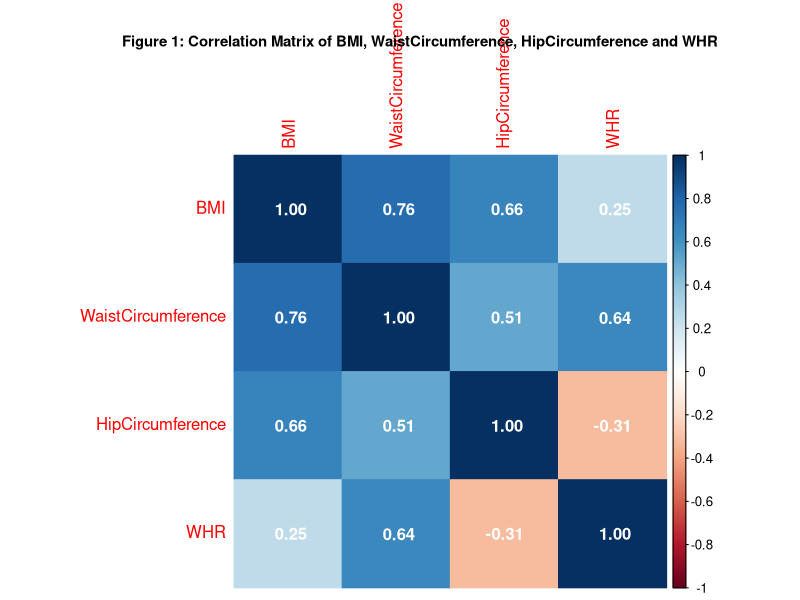
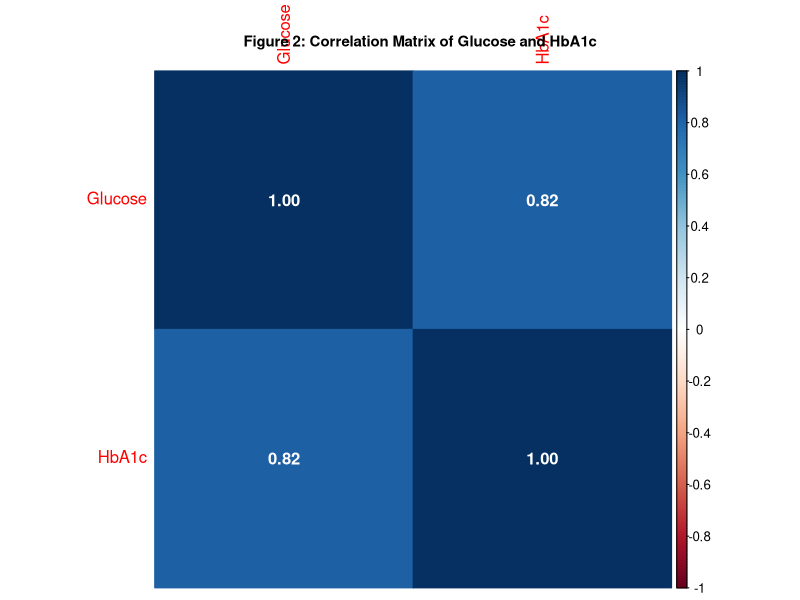
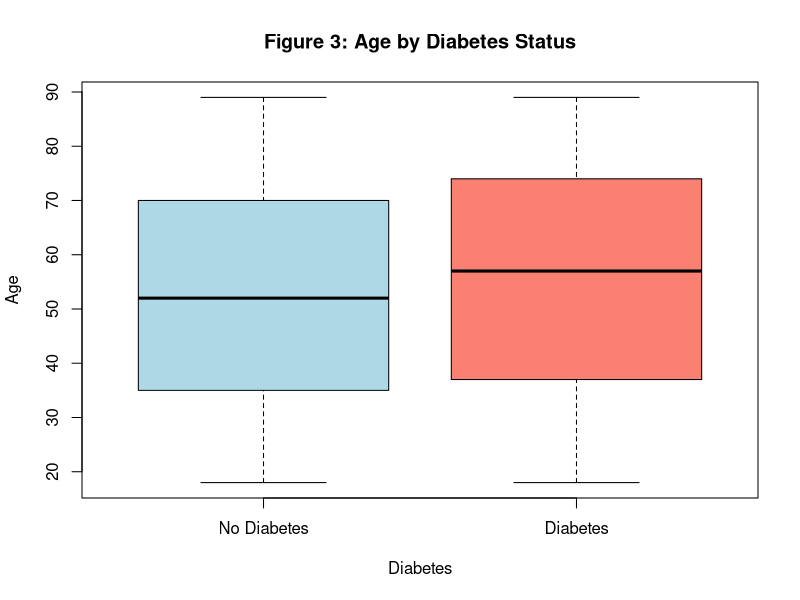
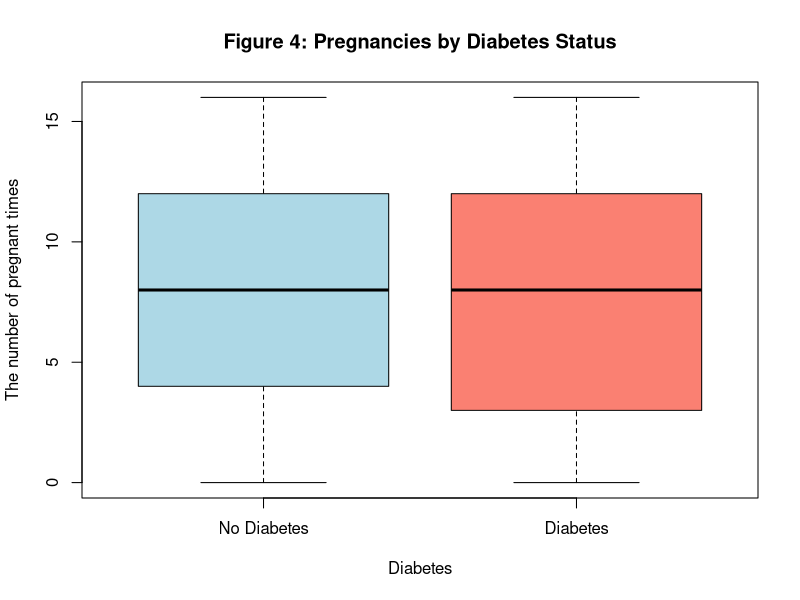
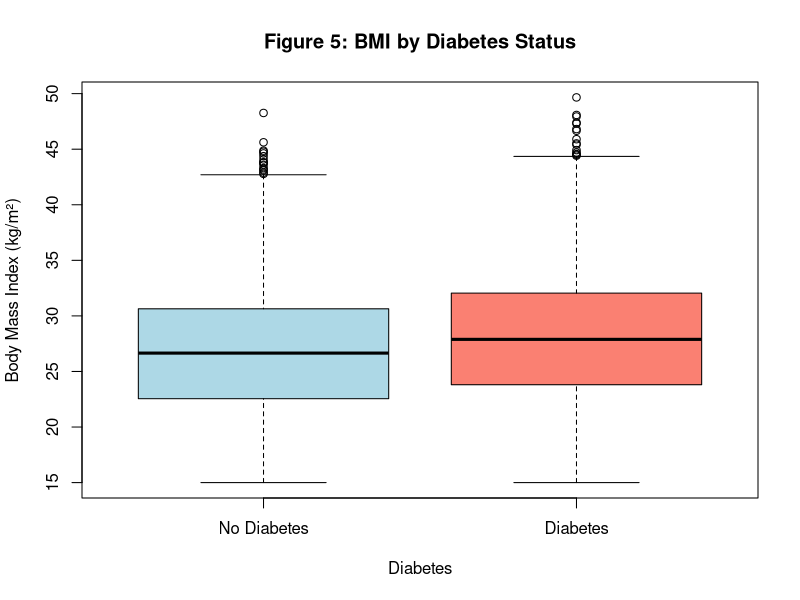
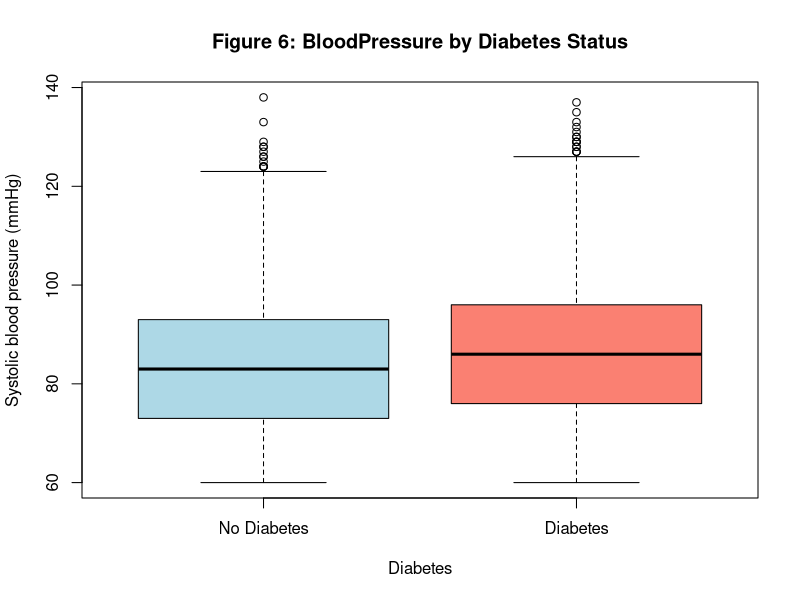
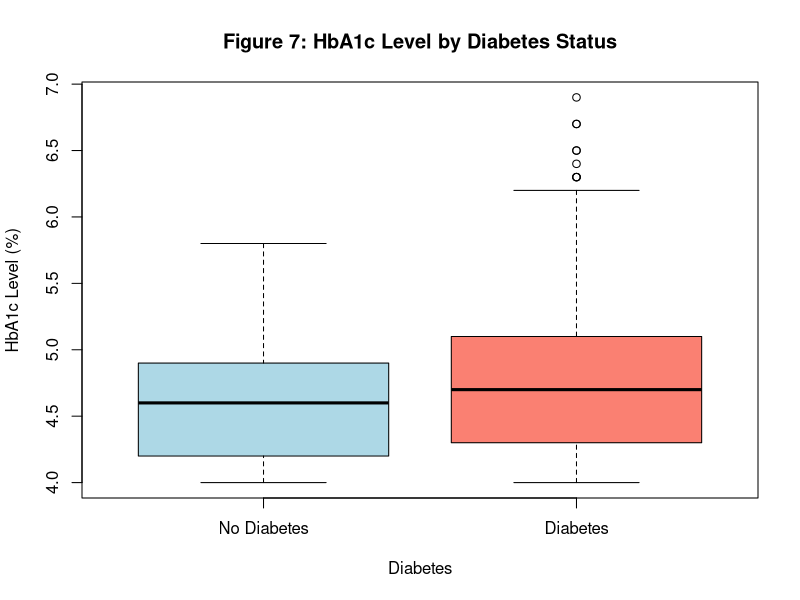
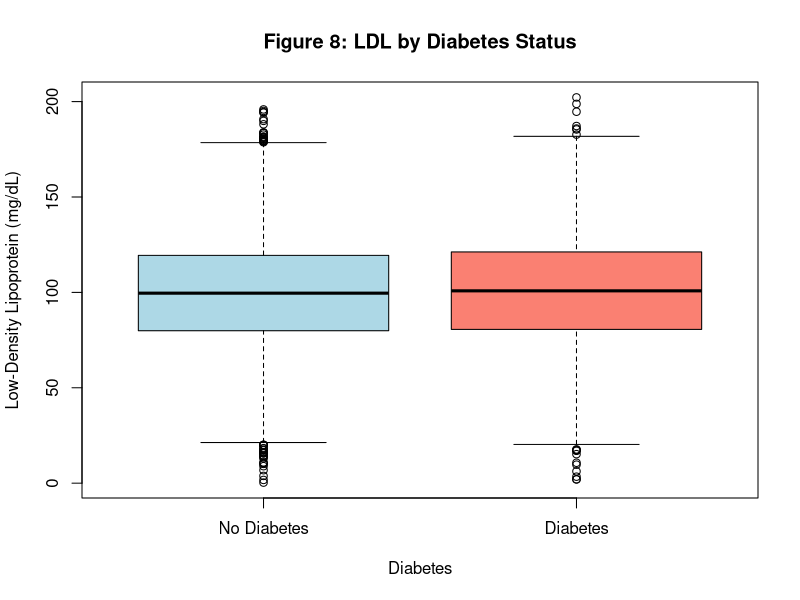

Reproduce these figures in R, in order.
## ---- chunk 1
library(corrplot)
library(dplyr)
## ---- chunk 2
# load the data and select variabls in research question
diabetes <- read.csv('diabetes_dataset.csv')
## ---- chunk 3
# check if there are missing values and summarize dataset
colSums(is.na(diabetes))
summary(diabetes)
## ---- chunk 4
# In reality, LDL and HDL must larger than 0.
# mutate categorical variables to factor
diabetes_clean <- diabetes %>%
  filter(LDL>0, HDL>0) %>%
  mutate(Outcome = factor(Outcome, levels=c(0,1), labels=c("No Diabetes","Diabetes")),
         FamilyHistory = factor(FamilyHistory, levels=c(0,1), labels=c("No Diabetes History","Has Diabetes History")),
         DietType = factor(DietType, levels=c(0,1,2), labels=c("Unbalanced", "Balanced", "Vegan")),
         Hypertension = factor(Hypertension, levels=c(0,1), labels=c("No Hypertension","Hypertension")),
         MedicationUse = factor(MedicationUse, levels=c(0,1), labels=c("Not Taking Medicine","Taking Medicine")))
summary(diabetes_clean)
## ---- chunk 5
# The correlation of BMI, WaistCircumference, HipCircumference and WHR (All of them are obesity indicators).
# The correlation of Glucose and HbA1c (Both of them are sugar blood indicators).
cor_obesity <- diabetes_clean %>%
  select(BMI, WaistCircumference, HipCircumference, WHR)
cor_sugar <- diabetes_clean %>%
  select(Glucose, HbA1c)

corrplot(cor(cor_obesity), method = "color", addCoef.col = "white")
title("Figure 1: Correlation Matrix of BMI, WaistCircumference, HipCircumference and WHR", cex.main = 0.9)

corrplot(cor(cor_sugar), method = "color", addCoef.col = "white")
title("Figure 2: Correlation Matrix of Glucose and HbA1c", cex.main = 0.9)
## ---- chunk 6
# drop WaistCircumference, HipCircumference and Glucose
diabetes_selected <- diabetes_clean %>%
  select(-WaistCircumference, -HipCircumference, -Glucose)
## ---- chunk 7
# boxplots for response and continuous covariate

# boxplot between Age and Outcome
boxplot(Age ~ Outcome,
        data = diabetes_selected,
        main = "Figure 3: Age by Diabetes Status",
        xlab = "Diabetes",
        ylab = "Age",
        col = c("lightblue", "salmon"))

# boxplot between Pregnancies and Outcome
boxplot(Pregnancies ~ Outcome,
        data = diabetes_selected,
        main = "Figure 4: Pregnancies by Diabetes Status",
        xlab = "Diabetes",
        ylab = "The number of pregnant times",
        col = c("lightblue", "salmon"))

# boxplot between BMI and Outcome
boxplot(BMI ~ Outcome,
        data = diabetes_selected,
        main = "Figure 5: BMI by Diabetes Status",
        xlab = "Diabetes",
        ylab = "Body Mass Index (kg/m²)",
        col = c("lightblue", "salmon"))

# boxplot between BloodPressure and Outcome
boxplot(BloodPressure ~ Outcome,
        data = diabetes_selected,
        main = "Figure 6: BloodPressure by Diabetes Status",
        xlab = "Diabetes",
        ylab = "Systolic blood pressure (mmHg)",
        col = c("lightblue", "salmon"))

# boxplot between HbA1c and Outcome
boxplot(HbA1c ~ Outcome,
        data = diabetes_selected,
        main = "Figure 7: HbA1c Level by Diabetes Status",
        xlab = "Diabetes",
        ylab = "HbA1c Level (%)",
        col = c("lightblue", "salmon"))

# boxplot between LDL and Outcome
boxplot(LDL ~ Outcome,
        data = diabetes_selected,
        main = "Figure 8: LDL by Diabetes Status",
        xlab = "Diabetes",
        ylab = "Low-Density Lipoprotein (mg/dL)",
        col = c("lightblue", "salmon"))

# boxplot between HDL and Outcome
boxplot(HDL ~ Outcome,
        data = diabetes_selected,
        main = "Figure 9: HDL by Diabetes Status",
        xlab = "Diabetes",
        ylab = "High-Density Lipoprotein (mg/dL)",
        col = c("lightblue", "salmon"))

# boxplot between Triglycerides and Outcome
boxplot(Triglycerides ~ Outcome,
        data = diabetes_selected,
        main = "Figure 10: Triglycerides by Diabetes Status",
        xlab = "Diabetes",
        ylab = "Fat levels in the blood (mg/dL)",
        col = c("lightblue", "salmon"))

# boxplot between WHR and Outcome
boxplot(WHR ~ Outcome,
        data = diabetes_selected,
        main = "Figure 11: WHR by Diabetes Status",
        xlab = "Diabetes",
        ylab = "Waist circumference divided by hip circumference",
        col = c("lightblue", "salmon"))
## ---- chunk 8
# contingency tables for response and categorical covariate

# contingency table for Outcome and FamilyHistory
table(diabetes_selected$Outcome, diabetes_selected$FamilyHistory)
print("Tabel 1: Contingency Table of Outcome and FamilyHistory")

# contingency table for Outcome and DietType
table(diabetes_selected$Outcome, diabetes_selected$DietType)
print("Tabel 2: Contingency Table of Outcome and DietType")

# contingency table for Outcome and Hypertension
table(diabetes_selected$Outcome, diabetes_selected$Hypertension)
print("Tabel 3: Contingency Table of Outcome and Hypertension")

# contingency table for Outcome and MedicationUse
table(diabetes_selected$Outcome, diabetes_selected$MedicationUse)
print("Tabel 4: Contingency Table of Outcome and MedicationUse")
## ---- chunk 9
# Drop Pregnancies, LDL, HDL, Triglycerides, WHR (nearly no difference) and Hypertension (imbalance).
diabetes_selected_eda <- diabetes_selected %>%
  select(-Pregnancies, -LDL, -HDL, -Triglycerides, -WHR, -Hypertension)
summary(diabetes_selected_eda)
